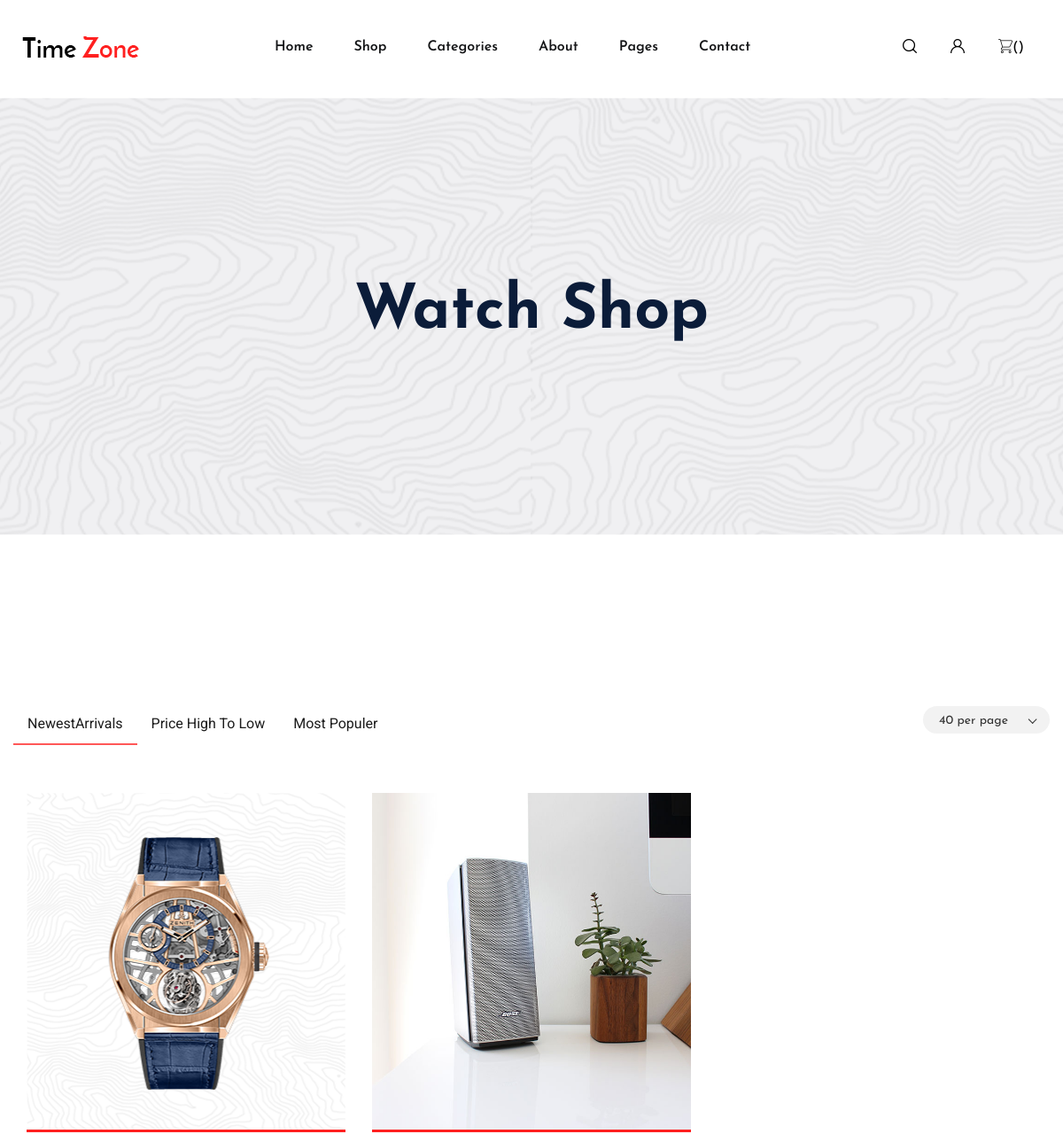
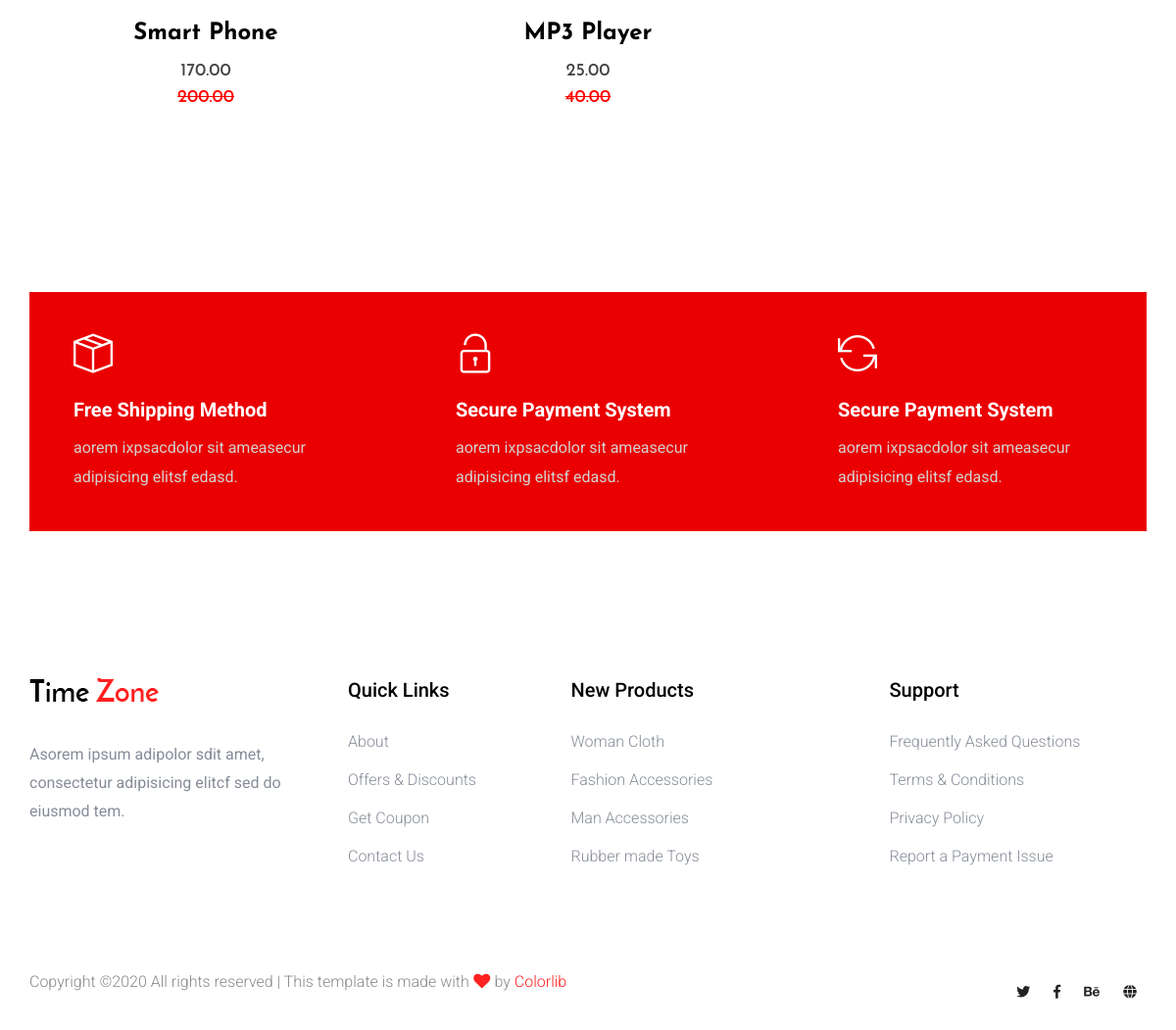
The app's page /product/ with its own data (2 pictures, top to bottom).
### product/models.py (models this page shows, shortened)
class Product(models.Model):
    title        = models.CharField(max_length=120)
    description  = models.TextField(null=True,blank=True)
    price        = models.DecimalField(decimal_places=2, max_digits=20)
    active       = models.BooleanField(default=True)
    categories   = models.ManyToManyField('Category', related_name='product_category',blank=True)
    default      = models.ForeignKey('Category', on_delete=models.CASCADE, related_name='default_category', null=True,blank=True)
    objects = ProductManager()
    class Meta:
        ordering = ['-title']
    def get_absolute_url(self):
        return reverse('products:product_detail',kwargs={'pk':self.pk})
    def get_image_url(self):
        img = self.product_image.first()
        if img:
            return img.image.url
        return img

class ProductImage(models.Model):
    product = models.ForeignKey(Product,on_delete=models.CASCADE, related_name='product_image')
    image   = models.ImageField(upload_to=image_upload_to)

class Vairation(models.Model):
    product      = models.ForeignKey(Product,on_delete=models.CASCADE, related_name='product_variation')
    title        = models.CharField(max_length=120)
    price        = models.DecimalField(decimal_places=2, max_digits=20)
    sale_price        = models.DecimalField(decimal_places=2, max_digits=20,null=True, blank=True)
    active       = models.BooleanField(default=True)
    inventory    = models.PositiveIntegerField(null=True, blank=True)
    def get_html_price(self):
        if self.sale_price is not None:
            html_text = "<span class='sale-price'>{sale_price}</span> <span style='color:red;text-decoration:line-through;'>{price}</span>".format(sale_price=self.sale_price, price=self.price)
        else:
            html_text = "<span class='price'>{price}</span>".format(price=self.price)
        return html_text

### product/views.py (the view, shortened to what this page needs)
# urls.py: path('product/',ProductListView.as_view(), name='product_list'),
class ProductListView(ListView):
    model = Product
    template_name = 'products/product_list.html'
    def get_context_data(self, *args, **kwargs):
        context = super(ProductListView, self).get_context_data(*args, **kwargs)
        context['query'] = self.request.GET.get("q")
        return context
    def get_queryset(self, *args, **kwargs):
        qs = super(ProductListView, self).get_queryset(*args, **kwargs)
        query = self.request.GET.get("q")
        return qs

### product/models.py (called while the page is built)
    def active(self):
        return self.filter(active=True)

    def get_queryset(self):
        return ProductQuerySet(self.model, using=self._db)

    def all(self, *args, **kwargs):
        return self.get_queryset().active()

### product/templates/products/product_list.html (shortened to what this page needs)
{% extends 'theme/base.html' %}{% load static %}
{% block content %}
    <main>
        <div class="slider-area ">
            <div class="single-slider slider-height2 d-flex align-items-center">
                <div class="container">
                    <div class="row">
                        <div class="col-xl-12">
                            <div class="hero-cap text-center">
                                <h2>Watch Shop</h2>
                            </div>
                        </div>
                    </div>
                </div>
            </div>
        </div>
        <section class="popular-items latest-padding">
            <div class="container">
                <div class="row product-btn justify-content-between mb-40">
                    <div class="properties__button">
                        <nav>
                            <div class="nav nav-tabs" id="nav-tab" role="tablist">
                                <a class="nav-item nav-link active" id="nav-home-tab" data-toggle="tab" href="#nav-home" role="tab" aria-controls="nav-home" aria-selected="true">NewestArrivals</a>
                                <a class="nav-item nav-link" id="nav-profile-tab" data-toggle="tab" href="#nav-profile" role="tab" aria-controls="nav-profile" aria-selected="false"> Price high to low</a>
                                <a class="nav-item nav-link" id="nav-contact-tab" data-toggle="tab" href="#nav-contact" role="tab" aria-controls="nav-contact" aria-selected="false"> Most populer </a>
                            </div>
                        </nav>
                    </div>
                    <div class="select-this">
                    </div>
                </div>
                <div class="tab-content" id="nav-tabContent">
                    <div class="tab-pane fade show active" id="nav-home" role="tabpanel" aria-labelledby="nav-home-tab">
                        <div class="row">
                            {% for product in object_list %}
                            <div class="col-xl-4 col-lg-4 col-md-6 col-sm-6">
                                {% include 'products/product_thumbnail.html' with product=product %}
                            </div>
                            {% endfor %}
                        </div>
                    </div>
                </div>
            </div>
        </section>
        <div class="shop-method-area">
            <div class="container">
                <div class="method-wrapper">
                    <div class="row d-flex justify-content-between">
                        <div class="col-xl-4 col-lg-4 col-md-6">
                            <div class="single-method mb-40">
                                <i class="ti-package"></i>
                                <h6>Free Shipping Method</h6>
                                <p>aorem ixpsacdolor sit ameasecur adipisicing elitsf edasd.</p>
                            </div>
                        </div>
                        <div class="col-xl-4 col-lg-4 col-md-6">
                            <div class="single-method mb-40">
                                <i class="ti-unlock"></i>
                                <h6>Secure Payment System</h6>
                                <p>aorem ixpsacdolor sit ameasecur adipisicing elitsf edasd.</p>
                            </div>
                        </div>
                        <div class="col-xl-4 col-lg-4 col-md-6">
                            <div class="single-method mb-40">
                                <i class="ti-reload"></i>
                                <h6>Secure Payment System</h6>
                                <p>aorem ixpsacdolor sit ameasecur adipisicing elitsf edasd.</p>
                            </div>
                        </div>
                    </div>
                </div>
            </div>
        </div>
    </main>
{% endblock %}

### product/templates/products/product_thumbnail.html (shortened to what this page needs)
{% load static %}
<div class="single-popular-items mb-50 text-center">
    <div class="popular-img">
        {% if product.get_image_url %}
        <img src="{{product.get_image_url}}" alt="" width="361px" height="380px">
        {% else %}
        <img src="{% static 'assets/img/gallery/popular2.png' %}" alt="">
        {% endif %}
    </div>
    <div class="popular-caption">
        <h3><a href="{{product.get_absolute_url}}" style="color: black;">{{product.title}}</a></h3>
        {{product.product_variation.first.get_html_price|safe}}
    </div>
</div>

### records on screen
Product: get_image_url (placeholder picture), title "Smart Phone", product_variation.first.get_html_price "170.00 200.00"
Product: get_image_url (placeholder picture), title "MP3 Player", product_variation.first.get_html_price "25.00 40.00"
